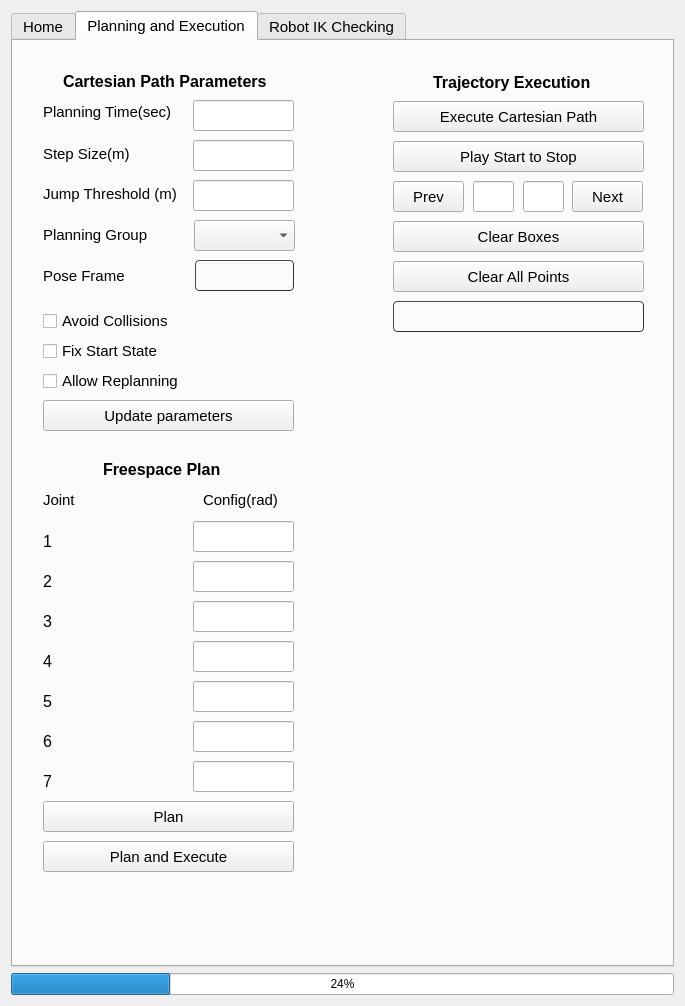
<?xml version="1.0" encoding="UTF-8"?>
<ui version="4.0">
 <class>PathPlanningWidget</class>
 <widget class="QWidget" name="PathPlanningWidget">
  <property name="geometry">
   <rect>
    <x>0</x>
    <y>0</y>
    <width>685</width>
    <height>1006</height>
   </rect>
  </property>
  <property name="windowTitle">
   <string>Form</string>
  </property>
  <layout class="QGridLayout" name="gridLayout">
   <item row="2" column="1">
    <widget class="QProgressBar" name="progressBar">
     <property name="value">
      <number>24</number>
     </property>
    </widget>
   </item>
   <item row="1" column="1">
    <widget class="QTabWidget" name="tabWidget">
     <property name="font">
      <font>
       <pointsize>11</pointsize>
      </font>
     </property>
     <property name="currentIndex">
      <number>1</number>
     </property>
     <widget class="QWidget" name="Home">
      <attribute name="title">
       <string>Home</string>
      </attribute>
      <widget class="QLabel" name="floor_name_label">
       <property name="geometry">
        <rect>
         <x>40</x>
         <y>63</y>
         <width>91</width>
         <height>17</height>
        </rect>
       </property>
       <property name="font">
        <font>
         <pointsize>11</pointsize>
        </font>
       </property>
       <property name="text">
        <string>Floor name</string>
       </property>
      </widget>
      <widget class="QLineEdit" name="floor_name_line_edit">
       <property name="geometry">
        <rect>
         <x>130</x>
         <y>60</y>
         <width>121</width>
         <height>27</height>
        </rect>
       </property>
      </widget>
      <widget class="QLabel" name="area_name_label">
       <property name="geometry">
        <rect>
         <x>40</x>
         <y>114</y>
         <width>81</width>
         <height>17</height>
        </rect>
       </property>
       <property name="font">
        <font>
         <pointsize>11</pointsize>
        </font>
       </property>
       <property name="text">
        <string>Area name</string>
       </property>
      </widget>
      <widget class="QLineEdit" name="area_name_line_edit">
       <property name="geometry">
        <rect>
         <x>130</x>
         <y>110</y>
         <width>121</width>
         <height>27</height>
        </rect>
       </property>
      </widget>
      <widget class="QLabel" name="object_id_label">
       <property name="geometry">
        <rect>
         <x>40</x>
         <y>164</y>
         <width>81</width>
         <height>17</height>
        </rect>
       </property>
       <property name="font">
        <font>
         <pointsize>11</pointsize>
        </font>
       </property>
       <property name="text">
        <string>Object ID</string>
       </property>
      </widget>
      <widget class="QLineEdit" name="object_id_line_edit">
       <property name="geometry">
        <rect>
         <x>130</x>
         <y>160</y>
         <width>121</width>
         <height>27</height>
        </rect>
       </property>
      </widget>
      <widget class="QLabel" name="task_name_label">
       <property name="geometry">
        <rect>
         <x>40</x>
         <y>214</y>
         <width>91</width>
         <height>17</height>
        </rect>
       </property>
       <property name="font">
        <font>
         <pointsize>11</pointsize>
        </font>
       </property>
       <property name="text">
        <string>Task Name</string>
       </property>
      </widget>
      <widget class="QLineEdit" name="task_name_line_edit">
       <property name="geometry">
        <rect>
         <x>130</x>
         <y>210</y>
         <width>121</width>
         <height>27</height>
        </rect>
       </property>
      </widget>
      <widget class="QCheckBox" name="chk_istoolpath">
       <property name="geometry">
        <rect>
         <x>40</x>
         <y>260</y>
         <width>151</width>
         <height>22</height>
        </rect>
       </property>
       <property name="font">
        <font>
         <pointsize>11</pointsize>
        </font>
       </property>
       <property name="text">
        <string>Is Tool Path</string>
       </property>
      </widget>
      <widget class="QCheckBox" name="chk_isRefPose">
       <property name="geometry">
        <rect>
         <x>40</x>
         <y>290</y>
         <width>161</width>
         <height>22</height>
        </rect>
       </property>
       <property name="font">
        <font>
         <pointsize>11</pointsize>
        </font>
       </property>
       <property name="text">
        <string>Is Ref Nav Pose</string>
       </property>
      </widget>
      <widget class="QPushButton" name="btn_SavePath">
       <property name="geometry">
        <rect>
         <x>40</x>
         <y>330</y>
         <width>211</width>
         <height>31</height>
        </rect>
       </property>
       <property name="text">
        <string>Save Path</string>
       </property>
      </widget>
      <widget class="QPushButton" name="btn_LoadPath">
       <property name="geometry">
        <rect>
         <x>40</x>
         <y>370</y>
         <width>211</width>
         <height>31</height>
        </rect>
       </property>
       <property name="text">
        <string>Load Path</string>
       </property>
      </widget>
      <widget class="QLabel" name="label_22">
       <property name="geometry">
        <rect>
         <x>240</x>
         <y>20</y>
         <width>121</width>
         <height>17</height>
        </rect>
       </property>
       <property name="font">
        <font>
         <family>Ubuntu</family>
         <pointsize>14</pointsize>
         <weight>75</weight>
         <bold>true</bold>
        </font>
       </property>
       <property name="text">
        <string>Task Server</string>
       </property>
       <property name="alignment">
        <set>Qt::AlignCenter</set>
       </property>
      </widget>
      <widget class="QPushButton" name="set_mesh_btn">
       <property name="geometry">
        <rect>
         <x>340</x>
         <y>110</y>
         <width>71</width>
         <height>31</height>
        </rect>
       </property>
       <property name="text">
        <string>Mesh</string>
       </property>
      </widget>
      <widget class="QLineEdit" name="tool_name_lbl">
       <property name="geometry">
        <rect>
         <x>420</x>
         <y>60</y>
         <width>131</width>
         <height>31</height>
        </rect>
       </property>
       <property name="styleSheet">
        <string notr="true"/>
       </property>
      </widget>
      <widget class="QLineEdit" name="mesh_name_lbl">
       <property name="geometry">
        <rect>
         <x>420</x>
         <y>110</y>
         <width>131</width>
         <height>31</height>
        </rect>
       </property>
       <property name="styleSheet">
        <string notr="true"/>
       </property>
      </widget>
      <widget class="QPushButton" name="set_tool_btn">
       <property name="geometry">
        <rect>
         <x>340</x>
         <y>60</y>
         <width>71</width>
         <height>31</height>
        </rect>
       </property>
       <property name="text">
        <string>Set Tool</string>
       </property>
      </widget>
      <widget class="QPushButton" name="save_pose">
       <property name="geometry">
        <rect>
         <x>340</x>
         <y>330</y>
         <width>211</width>
         <height>31</height>
        </rect>
       </property>
       <property name="text">
        <string>Save Robot Task Pose</string>
       </property>
      </widget>
      <widget class="QPushButton" name="move_to_pose">
       <property name="geometry">
        <rect>
         <x>340</x>
         <y>370</y>
         <width>211</width>
         <height>31</height>
        </rect>
       </property>
       <property name="text">
        <string>Move Robot to Task Pose</string>
       </property>
      </widget>
      <widget class="QLineEdit" name="el_lbl">
       <property name="geometry">
        <rect>
         <x>490</x>
         <y>160</y>
         <width>61</width>
         <height>31</height>
        </rect>
       </property>
       <property name="styleSheet">
        <string notr="true"/>
       </property>
      </widget>
      <widget class="QPushButton" name="mv_el">
       <property name="geometry">
        <rect>
         <x>340</x>
         <y>160</y>
         <width>141</width>
         <height>31</height>
        </rect>
       </property>
       <property name="text">
        <string>Move Elevator</string>
       </property>
      </widget>
      <widget class="QPushButton" name="stop_all_btn">
       <property name="geometry">
        <rect>
         <x>180</x>
         <y>480</y>
         <width>251</width>
         <height>100</height>
        </rect>
       </property>
       <property name="text">
        <string>Stop All The Things</string>
       </property>
      </widget>
      <widget class="QPushButton" name="clear_faults_btn">
       <property name="geometry">
        <rect>
         <x>180</x>
         <y>630</y>
         <width>251</width>
         <height>31</height>
        </rect>
       </property>
       <property name="text">
        <string>Clear Faults</string>
       </property>
      </widget>
      <widget class="QPushButton" name="start_controller_btn">
       <property name="geometry">
        <rect>
         <x>180</x>
         <y>590</y>
         <width>251</width>
         <height>31</height>
        </rect>
       </property>
       <property name="text">
        <string>Start Controller</string>
       </property>
      </widget>
      <widget class="QLabel" name="label_24">
       <property name="geometry">
        <rect>
         <x>240</x>
         <y>450</y>
         <width>131</width>
         <height>20</height>
        </rect>
       </property>
       <property name="font">
        <font>
         <pointsize>12</pointsize>
         <weight>75</weight>
         <bold>true</bold>
         <underline>false</underline>
        </font>
       </property>
       <property name="frameShadow">
        <enum>QFrame::Plain</enum>
       </property>
       <property name="text">
        <string>Emergency Stops</string>
       </property>
      </widget>
     </widget>
     <widget class="QWidget" name="PlanExec">
      <attribute name="title">
       <string>Planning and Execution</string>
      </attribute>
      <widget class="QPushButton" name="targetPoint">
       <property name="geometry">
        <rect>
         <x>380</x>
         <y>60</y>
         <width>251</width>
         <height>31</height>
        </rect>
       </property>
       <property name="text">
        <string>Execute Cartesian Path</string>
       </property>
      </widget>
      <widget class="QLabel" name="label_4">
       <property name="geometry">
        <rect>
         <x>30</x>
         <y>55</y>
         <width>151</width>
         <height>31</height>
        </rect>
       </property>
       <property name="font">
        <font>
         <pointsize>11</pointsize>
         <weight>50</weight>
         <bold>false</bold>
        </font>
       </property>
       <property name="text">
        <string>Planning Time(sec)</string>
       </property>
      </widget>
      <widget class="QLineEdit" name="lnEdit_PlanTime">
       <property name="geometry">
        <rect>
         <x>180</x>
         <y>59</y>
         <width>101</width>
         <height>31</height>
        </rect>
       </property>
      </widget>
      <widget class="QCheckBox" name="chk_AllowReplanning">
       <property name="geometry">
        <rect>
         <x>30</x>
         <y>329</y>
         <width>151</width>
         <height>22</height>
        </rect>
       </property>
       <property name="font">
        <font>
         <pointsize>11</pointsize>
        </font>
       </property>
       <property name="text">
        <string>Allow Replanning</string>
       </property>
      </widget>
      <widget class="QLabel" name="lbl_cartPathCompleted">
       <property name="geometry">
        <rect>
         <x>380</x>
         <y>260</y>
         <width>251</width>
         <height>31</height>
        </rect>
       </property>
       <property name="font">
        <font>
         <pointsize>11</pointsize>
         <weight>75</weight>
         <italic>false</italic>
         <bold>true</bold>
        </font>
       </property>
       <property name="styleSheet">
        <string notr="true">border-style: outset;
															box-color: white;
															border-radius: 4px;
															border-width: 1px;
															border-color :rgb(48, 48, 48)</string>
       </property>
       <property name="text">
        <string/>
       </property>
      </widget>
      <widget class="QPushButton" name="btn_ClearAllBoxes">
       <property name="geometry">
        <rect>
         <x>380</x>
         <y>180</y>
         <width>251</width>
         <height>31</height>
        </rect>
       </property>
       <property name="text">
        <string>Clear Boxes</string>
       </property>
      </widget>
      <widget class="QPushButton" name="playSubset_btn">
       <property name="geometry">
        <rect>
         <x>380</x>
         <y>100</y>
         <width>251</width>
         <height>31</height>
        </rect>
       </property>
       <property name="text">
        <string>Play Start to Stop</string>
       </property>
      </widget>
      <widget class="QPushButton" name="prev_btn">
       <property name="geometry">
        <rect>
         <x>380</x>
         <y>140</y>
         <width>71</width>
         <height>31</height>
        </rect>
       </property>
       <property name="text">
        <string>Prev</string>
       </property>
      </widget>
      <widget class="QPushButton" name="next_btn">
       <property name="geometry">
        <rect>
         <x>559</x>
         <y>140</y>
         <width>71</width>
         <height>31</height>
        </rect>
       </property>
       <property name="text">
        <string>Next</string>
       </property>
      </widget>
      <widget class="QLineEdit" name="start_idx">
       <property name="geometry">
        <rect>
         <x>460</x>
         <y>140</y>
         <width>41</width>
         <height>31</height>
        </rect>
       </property>
       <property name="styleSheet">
        <string notr="true"/>
       </property>
      </widget>
      <widget class="QLineEdit" name="stop_idx">
       <property name="geometry">
        <rect>
         <x>510</x>
         <y>140</y>
         <width>41</width>
         <height>31</height>
        </rect>
       </property>
       <property name="styleSheet">
        <string notr="true"/>
       </property>
      </widget>
      <widget class="QLabel" name="label_5">
       <property name="geometry">
        <rect>
         <x>420</x>
         <y>31</y>
         <width>161</width>
         <height>20</height>
        </rect>
       </property>
       <property name="font">
        <font>
         <pointsize>12</pointsize>
         <weight>75</weight>
         <bold>true</bold>
        </font>
       </property>
       <property name="text">
        <string>Trajectory Execution</string>
       </property>
      </widget>
      <widget class="QPushButton" name="btn_ClearAllPoints">
       <property name="geometry">
        <rect>
         <x>380</x>
         <y>220</y>
         <width>251</width>
         <height>31</height>
        </rect>
       </property>
       <property name="text">
        <string>Clear All Points</string>
       </property>
      </widget>
      <widget class="QCheckBox" name="chk_FixStartState">
       <property name="geometry">
        <rect>
         <x>30</x>
         <y>299</y>
         <width>131</width>
         <height>22</height>
        </rect>
       </property>
       <property name="font">
        <font>
         <pointsize>11</pointsize>
        </font>
       </property>
       <property name="text">
        <string>Fix Start State</string>
       </property>
      </widget>
      <widget class="QPushButton" name="step_size_btn">
       <property name="geometry">
        <rect>
         <x>30</x>
         <y>359</y>
         <width>251</width>
         <height>31</height>
        </rect>
       </property>
       <property name="font">
        <font>
         <pointsize>11</pointsize>
        </font>
       </property>
       <property name="text">
        <string>Update parameters</string>
       </property>
      </widget>
      <widget class="QLineEdit" name="lnEdit_StepSize">
       <property name="geometry">
        <rect>
         <x>180</x>
         <y>99</y>
         <width>101</width>
         <height>31</height>
        </rect>
       </property>
       <property name="styleSheet">
        <string notr="true"/>
       </property>
      </widget>
      <widget class="QLabel" name="label_frame_name">
       <property name="geometry">
        <rect>
         <x>30</x>
         <y>224</y>
         <width>101</width>
         <height>21</height>
        </rect>
       </property>
       <property name="font">
        <font>
         <pointsize>11</pointsize>
        </font>
       </property>
       <property name="text">
        <string>Pose Frame</string>
       </property>
      </widget>
      <widget class="QLineEdit" name="lnEdit_JmpThresh">
       <property name="geometry">
        <rect>
         <x>180</x>
         <y>139</y>
         <width>101</width>
         <height>31</height>
        </rect>
       </property>
       <property name="styleSheet">
        <string notr="true"/>
       </property>
       <property name="text">
        <string/>
       </property>
      </widget>
      <widget class="QLabel" name="robot_model_frame">
       <property name="geometry">
        <rect>
         <x>182</x>
         <y>219</y>
         <width>99</width>
         <height>31</height>
        </rect>
       </property>
       <property name="styleSheet">
        <string notr="true">border-style: outset;
															box-color: white;
															border-radius: 4px;
															border-width: 1px;
															border-color :rgb(48, 48, 48)</string>
       </property>
      </widget>
      <widget class="QCheckBox" name="chk_AvoidColl">
       <property name="geometry">
        <rect>
         <x>30</x>
         <y>269</y>
         <width>141</width>
         <height>22</height>
        </rect>
       </property>
       <property name="font">
        <font>
         <pointsize>11</pointsize>
        </font>
       </property>
       <property name="text">
        <string>Avoid Collisions</string>
       </property>
      </widget>
      <widget class="QLabel" name="label_6">
       <property name="geometry">
        <rect>
         <x>30</x>
         <y>142</y>
         <width>151</width>
         <height>21</height>
        </rect>
       </property>
       <property name="font">
        <font>
         <pointsize>11</pointsize>
        </font>
       </property>
       <property name="text">
        <string>Jump Threshold (m) </string>
       </property>
      </widget>
      <widget class="QLabel" name="label_8">
       <property name="geometry">
        <rect>
         <x>50</x>
         <y>30</y>
         <width>211</width>
         <height>20</height>
        </rect>
       </property>
       <property name="font">
        <font>
         <pointsize>12</pointsize>
         <weight>75</weight>
         <bold>true</bold>
        </font>
       </property>
       <property name="text">
        <string>Cartesian Path Parameters</string>
       </property>
      </widget>
      <widget class="QComboBox" name="combo_planGroup">
       <property name="geometry">
        <rect>
         <x>181</x>
         <y>179</y>
         <width>101</width>
         <height>31</height>
        </rect>
       </property>
      </widget>
      <widget class="QLabel" name="label_9">
       <property name="geometry">
        <rect>
         <x>30</x>
         <y>183</y>
         <width>111</width>
         <height>21</height>
        </rect>
       </property>
       <property name="font">
        <font>
         <weight>50</weight>
         <bold>false</bold>
        </font>
       </property>
       <property name="text">
        <string>Planning Group </string>
       </property>
      </widget>
      <widget class="QLabel" name="label_23">
       <property name="geometry">
        <rect>
         <x>30</x>
         <y>104</y>
         <width>101</width>
         <height>17</height>
        </rect>
       </property>
       <property name="text">
        <string>Step Size(m)</string>
       </property>
      </widget>
      <widget class="QLabel" name="j7_label">
       <property name="geometry">
        <rect>
         <x>30</x>
         <y>730</y>
         <width>61</width>
         <height>20</height>
        </rect>
       </property>
       <property name="font">
        <font>
         <pointsize>12</pointsize>
        </font>
       </property>
       <property name="text">
        <string>7</string>
       </property>
      </widget>
      <widget class="QLineEdit" name="LineEdit_j3">
       <property name="geometry">
        <rect>
         <x>180</x>
         <y>560</y>
         <width>101</width>
         <height>31</height>
        </rect>
       </property>
       <property name="styleSheet">
        <string notr="true"/>
       </property>
      </widget>
      <widget class="QLineEdit" name="LineEdit_j4">
       <property name="geometry">
        <rect>
         <x>180</x>
         <y>600</y>
         <width>101</width>
         <height>31</height>
        </rect>
       </property>
       <property name="styleSheet">
        <string notr="true"/>
       </property>
      </widget>
      <widget class="QPushButton" name="btn_plan_config">
       <property name="geometry">
        <rect>
         <x>30</x>
         <y>760</y>
         <width>251</width>
         <height>31</height>
        </rect>
       </property>
       <property name="text">
        <string>Plan</string>
       </property>
      </widget>
      <widget class="QLabel" name="j1_label">
       <property name="geometry">
        <rect>
         <x>30</x>
         <y>490</y>
         <width>61</width>
         <height>20</height>
        </rect>
       </property>
       <property name="font">
        <font>
         <pointsize>12</pointsize>
        </font>
       </property>
       <property name="text">
        <string>1</string>
       </property>
      </widget>
      <widget class="QLabel" name="j3_label">
       <property name="geometry">
        <rect>
         <x>30</x>
         <y>570</y>
         <width>51</width>
         <height>20</height>
        </rect>
       </property>
       <property name="font">
        <font>
         <pointsize>12</pointsize>
        </font>
       </property>
       <property name="text">
        <string>3</string>
       </property>
      </widget>
      <widget class="QLabel" name="j6_label">
       <property name="geometry">
        <rect>
         <x>30</x>
         <y>690</y>
         <width>51</width>
         <height>20</height>
        </rect>
       </property>
       <property name="font">
        <font>
         <pointsize>12</pointsize>
        </font>
       </property>
       <property name="text">
        <string>6</string>
       </property>
      </widget>
      <widget class="QPushButton" name="btn_planexecute_config">
       <property name="geometry">
        <rect>
         <x>30</x>
         <y>800</y>
         <width>251</width>
         <height>31</height>
        </rect>
       </property>
       <property name="text">
        <string>Plan and Execute</string>
       </property>
      </widget>
      <widget class="QLabel" name="j4_label">
       <property name="geometry">
        <rect>
         <x>30</x>
         <y>610</y>
         <width>51</width>
         <height>20</height>
        </rect>
       </property>
       <property name="font">
        <font>
         <pointsize>12</pointsize>
        </font>
       </property>
       <property name="text">
        <string>4</string>
       </property>
      </widget>
      <widget class="QLineEdit" name="LineEdit_j1">
       <property name="geometry">
        <rect>
         <x>180</x>
         <y>480</y>
         <width>101</width>
         <height>31</height>
        </rect>
       </property>
       <property name="styleSheet">
        <string notr="true"/>
       </property>
      </widget>
      <widget class="QLabel" name="j2_label">
       <property name="geometry">
        <rect>
         <x>30</x>
         <y>530</y>
         <width>71</width>
         <height>20</height>
        </rect>
       </property>
       <property name="font">
        <font>
         <pointsize>12</pointsize>
        </font>
       </property>
       <property name="text">
        <string>2</string>
       </property>
      </widget>
      <widget class="QLineEdit" name="LineEdit_j7">
       <property name="geometry">
        <rect>
         <x>180</x>
         <y>720</y>
         <width>101</width>
         <height>31</height>
        </rect>
       </property>
       <property name="styleSheet">
        <string notr="true"/>
       </property>
      </widget>
      <widget class="QLineEdit" name="LineEdit_j2">
       <property name="geometry">
        <rect>
         <x>180</x>
         <y>520</y>
         <width>101</width>
         <height>31</height>
        </rect>
       </property>
       <property name="styleSheet">
        <string notr="true"/>
       </property>
      </widget>
      <widget class="QLabel" name="config_label_2">
       <property name="geometry">
        <rect>
         <x>190</x>
         <y>450</y>
         <width>81</width>
         <height>17</height>
        </rect>
       </property>
       <property name="font">
        <font>
         <pointsize>11</pointsize>
         <weight>50</weight>
         <bold>false</bold>
        </font>
       </property>
       <property name="text">
        <string>Config(rad)</string>
       </property>
      </widget>
      <widget class="QLineEdit" name="LineEdit_j5">
       <property name="geometry">
        <rect>
         <x>180</x>
         <y>640</y>
         <width>101</width>
         <height>31</height>
        </rect>
       </property>
       <property name="styleSheet">
        <string notr="true"/>
       </property>
      </widget>
      <widget class="QLabel" name="j5_label">
       <property name="geometry">
        <rect>
         <x>30</x>
         <y>650</y>
         <width>51</width>
         <height>20</height>
        </rect>
       </property>
       <property name="font">
        <font>
         <pointsize>12</pointsize>
        </font>
       </property>
       <property name="text">
        <string>5</string>
       </property>
      </widget>
      <widget class="QLineEdit" name="LineEdit_j6">
       <property name="geometry">
        <rect>
         <x>180</x>
         <y>680</y>
         <width>101</width>
         <height>31</height>
        </rect>
       </property>
       <property name="styleSheet">
        <string notr="true"/>
       </property>
      </widget>
      <widget class="QLabel" name="label">
       <property name="geometry">
        <rect>
         <x>30</x>
         <y>450</y>
         <width>41</width>
         <height>17</height>
        </rect>
       </property>
       <property name="font">
        <font>
         <weight>50</weight>
         <bold>false</bold>
        </font>
       </property>
       <property name="text">
        <string>Joint</string>
       </property>
      </widget>
      <widget class="QLabel" name="label_2">
       <property name="geometry">
        <rect>
         <x>90</x>
         <y>420</y>
         <width>121</width>
         <height>17</height>
        </rect>
       </property>
       <property name="font">
        <font>
         <pointsize>12</pointsize>
         <weight>75</weight>
         <bold>true</bold>
        </font>
       </property>
       <property name="text">
        <string>Freespace Plan</string>
       </property>
      </widget>
     </widget>
     <widget class="QWidget" name="RobotIkChecking">
      <attribute name="title">
       <string>Robot IK Checking</string>
      </attribute>
      <widget class="QPushButton" name="btn_ik_planning">
       <property name="geometry">
        <rect>
         <x>330</x>
         <y>50</y>
         <width>201</width>
         <height>27</height>
        </rect>
       </property>
       <property name="text">
        <string>Run Custom IK Check</string>
       </property>
      </widget>
      <widget class="QLabel" name="label_10">
       <property name="geometry">
        <rect>
         <x>350</x>
         <y>380</y>
         <width>161</width>
         <height>21</height>
        </rect>
       </property>
       <property name="font">
        <font>
         <pointsize>12</pointsize>
         <weight>75</weight>
         <bold>true</bold>
        </font>
       </property>
       <property name="text">
        <string>Elevator Parameters</string>
       </property>
      </widget>
      <widget class="QLineEdit" name="h_lower_limit">
       <property name="geometry">
        <rect>
         <x>470</x>
         <y>415</y>
         <width>61</width>
         <height>31</height>
        </rect>
       </property>
      </widget>
      <widget class="QLabel" name="label_11">
       <property name="geometry">
        <rect>
         <x>330</x>
         <y>420</y>
         <width>91</width>
         <height>20</height>
        </rect>
       </property>
       <property name="font">
        <font>
         <pointsize>11</pointsize>
        </font>
       </property>
       <property name="text">
        <string>Lower Limit</string>
       </property>
      </widget>
      <widget class="QLabel" name="label_12">
       <property name="geometry">
        <rect>
         <x>330</x>
         <y>460</y>
         <width>91</width>
         <height>20</height>
        </rect>
       </property>
       <property name="font">
        <font>
         <pointsize>11</pointsize>
        </font>
       </property>
       <property name="text">
        <string>Upper Limit</string>
       </property>
      </widget>
      <widget class="QLineEdit" name="h_upper_limit">
       <property name="geometry">
        <rect>
         <x>470</x>
         <y>455</y>
         <width>61</width>
         <height>31</height>
        </rect>
       </property>
      </widget>
      <widget class="QLabel" name="label_13">
       <property name="geometry">
        <rect>
         <x>330</x>
         <y>500</y>
         <width>67</width>
         <height>20</height>
        </rect>
       </property>
       <property name="font">
        <font>
         <pointsize>11</pointsize>
        </font>
       </property>
       <property name="text">
        <string>Step Size</string>
       </property>
      </widget>
      <widget class="QLineEdit" name="h_step_size">
       <property name="geometry">
        <rect>
         <x>470</x>
         <y>495</y>
         <width>61</width>
         <height>31</height>
        </rect>
       </property>
      </widget>
      <widget class="QLabel" name="label_14">
       <property name="geometry">
        <rect>
         <x>338</x>
         <y>130</y>
         <width>191</width>
         <height>20</height>
        </rect>
       </property>
       <property name="font">
        <font>
         <pointsize>12</pointsize>
         <weight>75</weight>
         <bold>true</bold>
        </font>
       </property>
       <property name="text">
        <string>Mobile Base Parameters</string>
       </property>
      </widget>
      <widget class="QLineEdit" name="robot_ik_radius">
       <property name="geometry">
        <rect>
         <x>470</x>
         <y>160</y>
         <width>61</width>
         <height>31</height>
        </rect>
       </property>
      </widget>
      <widget class="QLineEdit" name="robot_ik_radius_step">
       <property name="geometry">
        <rect>
         <x>470</x>
         <y>200</y>
         <width>61</width>
         <height>31</height>
        </rect>
       </property>
      </widget>
      <widget class="QLabel" name="label_15">
       <property name="geometry">
        <rect>
         <x>330</x>
         <y>164</y>
         <width>81</width>
         <height>21</height>
        </rect>
       </property>
       <property name="font">
        <font>
         <pointsize>11</pointsize>
        </font>
       </property>
       <property name="text">
        <string>Radius</string>
       </property>
      </widget>
      <widget class="QLabel" name="label_16">
       <property name="geometry">
        <rect>
         <x>330</x>
         <y>328</y>
         <width>111</width>
         <height>20</height>
        </rect>
       </property>
       <property name="font">
        <font>
         <pointsize>11</pointsize>
        </font>
       </property>
       <property name="text">
        <string>Ang Step(Deg)</string>
       </property>
      </widget>
      <widget class="QLabel" name="label_17">
       <property name="geometry">
        <rect>
         <x>330</x>
         <y>205</y>
         <width>111</width>
         <height>20</height>
        </rect>
       </property>
       <property name="font">
        <font>
         <pointsize>11</pointsize>
        </font>
       </property>
       <property name="text">
        <string>Radius Step</string>
       </property>
      </widget>
      <widget class="QLabel" name="label_18">
       <property name="geometry">
        <rect>
         <x>330</x>
         <y>249</y>
         <width>121</width>
         <height>20</height>
        </rect>
       </property>
       <property name="font">
        <font>
         <pointsize>11</pointsize>
        </font>
       </property>
       <property name="text">
        <string>Min Ang(Deg)</string>
       </property>
      </widget>
      <widget class="QLineEdit" name="robot_ik_min_ang">
       <property name="geometry">
        <rect>
         <x>470</x>
         <y>240</y>
         <width>61</width>
         <height>31</height>
        </rect>
       </property>
      </widget>
      <widget class="QLabel" name="label_19">
       <property name="geometry">
        <rect>
         <x>330</x>
         <y>288</y>
         <width>111</width>
         <height>20</height>
        </rect>
       </property>
       <property name="font">
        <font>
         <pointsize>11</pointsize>
        </font>
       </property>
       <property name="text">
        <string>Max Ang(Deg)</string>
       </property>
      </widget>
      <widget class="QLineEdit" name="robot_ik_max_ang">
       <property name="geometry">
        <rect>
         <x>470</x>
         <y>280</y>
         <width>61</width>
         <height>31</height>
        </rect>
       </property>
      </widget>
      <widget class="QLineEdit" name="robot_ik_ang_step">
       <property name="geometry">
        <rect>
         <x>470</x>
         <y>320</y>
         <width>61</width>
         <height>31</height>
        </rect>
       </property>
      </widget>
      <widget class="QPushButton" name="btn_checkIK">
       <property name="geometry">
        <rect>
         <x>40</x>
         <y>50</y>
         <width>201</width>
         <height>31</height>
        </rect>
       </property>
       <property name="text">
        <string>Enable Check IK</string>
       </property>
      </widget>
      <widget class="QPushButton" name="btn_checkAllIK">
       <property name="geometry">
        <rect>
         <x>40</x>
         <y>90</y>
         <width>201</width>
         <height>31</height>
        </rect>
       </property>
       <property name="text">
        <string>Check IK For All Points</string>
       </property>
      </widget>
      <widget class="QLabel" name="label_20">
       <property name="geometry">
        <rect>
         <x>330</x>
         <y>20</y>
         <width>241</width>
         <height>21</height>
        </rect>
       </property>
       <property name="font">
        <font>
         <pointsize>12</pointsize>
         <weight>75</weight>
         <bold>true</bold>
        </font>
       </property>
       <property name="text">
        <string>Custom Robot IK Checking</string>
       </property>
      </widget>
      <widget class="QLabel" name="label_21">
       <property name="geometry">
        <rect>
         <x>60</x>
         <y>20</y>
         <width>171</width>
         <height>17</height>
        </rect>
       </property>
       <property name="font">
        <font>
         <pointsize>12</pointsize>
         <weight>75</weight>
         <bold>true</bold>
        </font>
       </property>
       <property name="text">
        <string>General IK Checking</string>
       </property>
      </widget>
     </widget>
    </widget>
   </item>
  </layout>
 </widget>
 <resources/>
 <connections/>
</ui>
